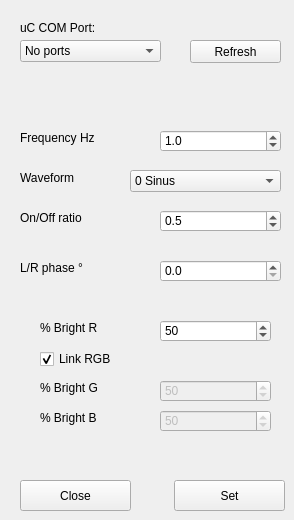
        <widget class="QWidget" name="tab">
         <attribute name="title">
          <string>Stimulus</string>
         </attribute>
         <widget class="QLabel" name="label_26">
          <property name="geometry">
           <rect>
            <x>20</x>
            <y>20</y>
            <width>131</width>
            <height>16</height>
           </rect>
          </property>
          <property name="text">
           <string>uC COM Port:</string>
          </property>
         </widget>
         <widget class="QComboBox" name="stimSerialcomboBox">
          <property name="geometry">
           <rect>
            <x>20</x>
            <y>40</y>
            <width>141</width>
            <height>22</height>
           </rect>
          </property>
          <item>
           <property name="text">
            <string>No ports</string>
           </property>
          </item>
         </widget>
         <widget class="QDoubleSpinBox" name="stimFrequencydoubleSpinBox">
          <property name="geometry">
           <rect>
            <x>160</x>
            <y>130</y>
            <width>121</width>
            <height>22</height>
           </rect>
          </property>
          <property name="decimals">
           <number>1</number>
          </property>
          <property name="minimum">
           <double>0.100000000000000</double>
          </property>
          <property name="maximum">
           <double>50.000000000000000</double>
          </property>
          <property name="value">
           <double>1.000000000000000</double>
          </property>
         </widget>
         <widget class="QLabel" name="label_27">
          <property name="geometry">
           <rect>
            <x>40</x>
            <y>320</y>
            <width>111</width>
            <height>16</height>
           </rect>
          </property>
          <property name="text">
           <string>% Bright R</string>
          </property>
         </widget>
         <widget class="QLabel" name="label_28">
          <property name="geometry">
           <rect>
            <x>20</x>
            <y>130</y>
            <width>101</width>
            <height>16</height>
           </rect>
          </property>
          <property name="text">
           <string>Frequency Hz</string>
          </property>
         </widget>
         <widget class="QSpinBox" name="stimBrughtRspinBox">
          <property name="geometry">
           <rect>
            <x>160</x>
            <y>320</y>
            <width>111</width>
            <height>22</height>
           </rect>
          </property>
          <property name="maximum">
           <number>255</number>
          </property>
          <property name="value">
           <number>50</number>
          </property>
         </widget>
         <widget class="QPushButton" name="stimSetpushButton">
          <property name="geometry">
           <rect>
            <x>174</x>
            <y>480</y>
            <width>111</width>
            <height>31</height>
           </rect>
          </property>
          <property name="text">
           <string>Set</string>
          </property>
         </widget>
         <widget class="QLabel" name="label_29">
          <property name="geometry">
           <rect>
            <x>40</x>
            <y>380</y>
            <width>111</width>
            <height>16</height>
           </rect>
          </property>
          <property name="text">
           <string>% Bright G</string>
          </property>
         </widget>
         <widget class="QSpinBox" name="stimBrughtGspinBox">
          <property name="enabled">
           <bool>false</bool>
          </property>
          <property name="geometry">
           <rect>
            <x>160</x>
            <y>380</y>
            <width>111</width>
            <height>22</height>
           </rect>
          </property>
          <property name="maximum">
           <number>255</number>
          </property>
          <property name="value">
           <number>50</number>
          </property>
         </widget>
         <widget class="QLabel" name="label_30">
          <property name="geometry">
           <rect>
            <x>40</x>
            <y>410</y>
            <width>111</width>
            <height>16</height>
           </rect>
          </property>
          <property name="text">
           <string>% Bright B</string>
          </property>
         </widget>
         <widget class="QSpinBox" name="stimBrughtBspinBox">
          <property name="enabled">
           <bool>false</bool>
          </property>
          <property name="geometry">
           <rect>
            <x>160</x>
            <y>410</y>
            <width>111</width>
            <height>22</height>
           </rect>
          </property>
          <property name="maximum">
           <number>255</number>
          </property>
          <property name="value">
           <number>50</number>
          </property>
         </widget>
         <widget class="QComboBox" name="stimWaveformcomboBox">
          <property name="geometry">
           <rect>
            <x>130</x>
            <y>170</y>
            <width>151</width>
            <height>22</height>
           </rect>
          </property>
          <item>
           <property name="text">
            <string>0 Sinus</string>
           </property>
          </item>
          <item>
           <property name="text">
            <string>1 Rect</string>
           </property>
          </item>
          <item>
           <property name="text">
            <string>2 Triangle</string>
           </property>
          </item>
          <item>
           <property name="text">
            <string>3 Saw</string>
           </property>
          </item>
         </widget>
         <widget class="QLabel" name="label_31">
          <property name="geometry">
           <rect>
            <x>20</x>
            <y>170</y>
            <width>101</width>
            <height>16</height>
           </rect>
          </property>
          <property name="text">
           <string>Waveform</string>
          </property>
         </widget>
         <widget class="QCheckBox" name="stimLinkRGBBrightcheckBox">
          <property name="geometry">
           <rect>
            <x>40</x>
            <y>350</y>
            <width>121</width>
            <height>18</height>
           </rect>
          </property>
          <property name="text">
           <string>Link RGB</string>
          </property>
          <property name="checked">
           <bool>true</bool>
          </property>
         </widget>
         <widget class="QPushButton" name="stimRefreshSerialpushButton">
          <property name="geometry">
           <rect>
            <x>190</x>
            <y>40</y>
            <width>91</width>
            <height>23</height>
           </rect>
          </property>
          <property name="text">
           <string>Refresh</string>
          </property>
         </widget>
         <widget class="QDoubleSpinBox" name="stimOnOffRatiodoubleSpinBox">
          <property name="geometry">
           <rect>
            <x>160</x>
            <y>210</y>
            <width>121</width>
            <height>22</height>
           </rect>
          </property>
          <property name="decimals">
           <number>1</number>
          </property>
          <property name="minimum">
           <double>0.100000000000000</double>
          </property>
          <property name="maximum">
           <double>1.000000000000000</double>
          </property>
          <property name="singleStep">
           <double>0.100000000000000</double>
          </property>
          <property name="value">
           <double>0.500000000000000</double>
          </property>
         </widget>
         <widget class="QLabel" name="label_32">
          <property name="geometry">
           <rect>
            <x>20</x>
            <y>210</y>
            <width>101</width>
            <height>16</height>
           </rect>
          </property>
          <property name="text">
           <string>On/Off ratio</string>
          </property>
         </widget>
         <widget class="QLabel" name="label_33">
          <property name="geometry">
           <rect>
            <x>20</x>
            <y>260</y>
            <width>101</width>
            <height>16</height>
           </rect>
          </property>
          <property name="text">
           <string>L/R phase °</string>
          </property>
         </widget>
         <widget class="QDoubleSpinBox" name="stimLRPhasedoubleSpinBox">
          <property name="geometry">
           <rect>
            <x>160</x>
            <y>260</y>
            <width>121</width>
            <height>22</height>
           </rect>
          </property>
          <property name="decimals">
           <number>1</number>
          </property>
          <property name="minimum">
           <double>0.000000000000000</double>
          </property>
          <property name="maximum">
           <double>360.000000000000000</double>
          </property>
          <property name="value">
           <double>0.000000000000000</double>
          </property>
         </widget>
         <widget class="QPushButton" name="stimClosepushButton">
          <property name="geometry">
           <rect>
            <x>20</x>
            <y>480</y>
            <width>111</width>
            <height>31</height>
           </rect>
          </property>
          <property name="text">
           <string>Close</string>
          </property>
         </widget>
        </widget>
